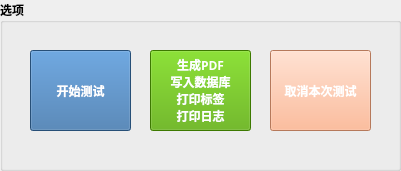
  <widget class="QGroupBox" name="groupBox_3">
   <property name="geometry">
    <rect>
     <x>1130</x>
     <y>460</y>
     <width>401</width>
     <height>171</height>
    </rect>
   </property>
   <property name="font">
    <font>
     <family>微软雅黑</family>
     <pointsize>9</pointsize>
     <weight>75</weight>
     <bold>true</bold>
    </font>
   </property>
   <property name="title">
    <string>选项</string>
   </property>
   <widget class="QPushButton" name="pushButton1">
    <property name="geometry">
     <rect>
      <x>150</x>
      <y>50</y>
      <width>101</width>
      <height>81</height>
     </rect>
    </property>
    <property name="font">
     <font>
      <family>微软雅黑</family>
      <pointsize>9</pointsize>
      <weight>75</weight>
      <bold>true</bold>
     </font>
    </property>
    <property name="focusPolicy">
     <enum>Qt::NoFocus</enum>
    </property>
    <property name="styleSheet">
     <string notr="true">color: rgb(255, 255, 255);
selection-background-color: rgb(255, 0, 0);
background-color: rgb(85, 170, 0);
</string>
    </property>
    <property name="text">
     <string>生成PDF
写入数据库
打印标签
打印日志</string>
    </property>
   </widget>
   <widget class="QPushButton" name="pushButton2">
    <property name="geometry">
     <rect>
      <x>270</x>
      <y>50</y>
      <width>101</width>
      <height>81</height>
     </rect>
    </property>
    <property name="font">
     <font>
      <family>微软雅黑</family>
      <pointsize>9</pointsize>
      <weight>75</weight>
      <bold>true</bold>
     </font>
    </property>
    <property name="focusPolicy">
     <enum>Qt::NoFocus</enum>
    </property>
    <property name="styleSheet">
     <string notr="true">color: rgb(255, 255, 255);
background-color: rgb(255, 170, 127);
selection-background-color: rgb(255, 0, 0);</string>
    </property>
    <property name="text">
     <string>取消本次测试</string>
    </property>
   </widget>
   <widget class="QPushButton" name="pushButton3">
    <property name="geometry">
     <rect>
      <x>30</x>
      <y>50</y>
      <width>101</width>
      <height>81</height>
     </rect>
    </property>
    <property name="font">
     <font>
      <family>微软雅黑</family>
      <pointsize>9</pointsize>
      <weight>75</weight>
      <bold>true</bold>
     </font>
    </property>
    <property name="focusPolicy">
     <enum>Qt::NoFocus</enum>
    </property>
    <property name="styleSheet">
     <string notr="true">color: rgb(255, 255, 255);
selection-background-color: rgb(255, 0, 0);
background-color: rgb(55, 111, 167);</string>
    </property>
    <property name="text">
     <string>开始测试</string>
    </property>
   </widget>
  </widget>
